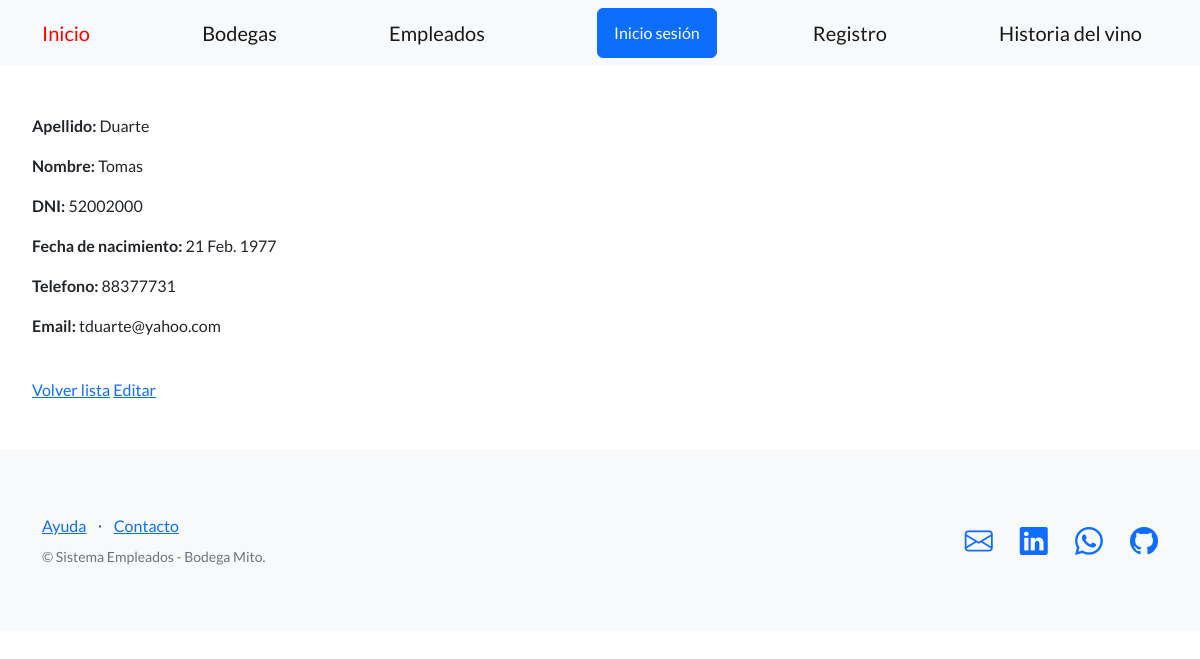
Before: /empleados/empleados/1 with the older database file.
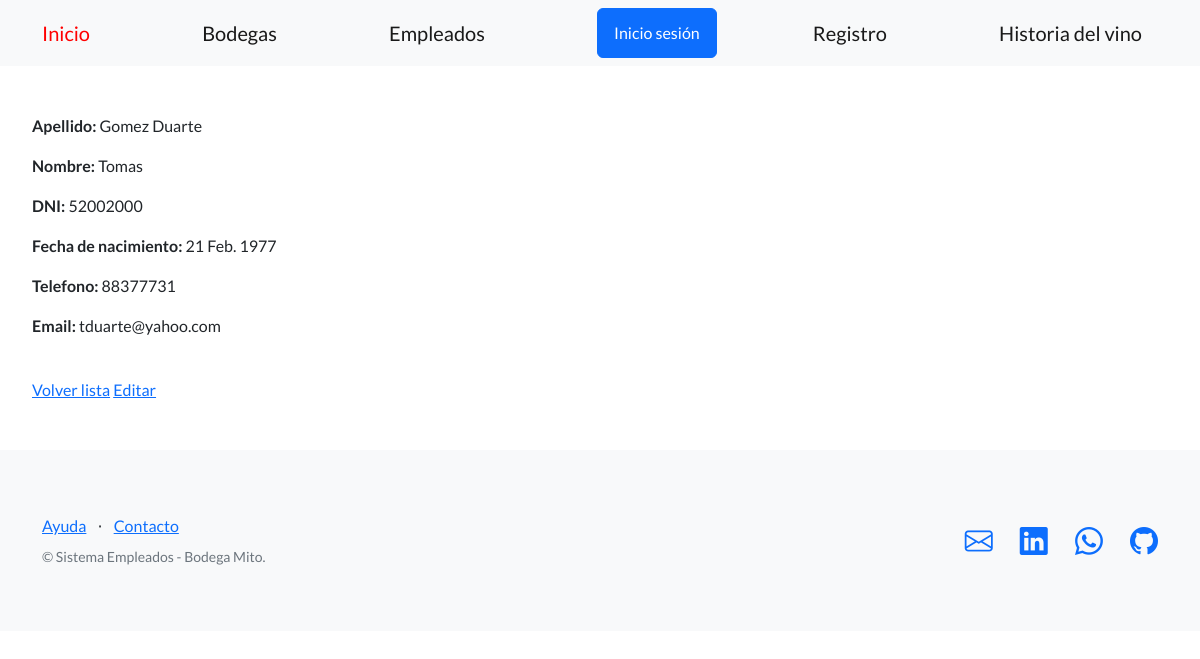
After: the same page with the newer database file.
### control_empleados/models.py (models this page shows, shortened)
class Empleado(models.Model):
    apellido = models.CharField(max_length=256)
    nombre = models.CharField(max_length=256)
    email = models.EmailField(blank=True)
    telefono = models.CharField(max_length=20, blank=True, null=True)
    dni = models.CharField(max_length=32)
    fecha_nacimiento = models.DateField(null=True)

### control_empleados/views.py (the view)
# urls.py: path('empleados/<int:pk>', EmpleadoDetailView.as_view(), name='ver_empleados'),
class EmpleadoDetailView(DetailView):
    model = Empleado
    success_url = reverse_lazy('lista_empleados')

### control_empleados/templates/control_empleados/empleado_detail.html
{% extends "base.html" %}
{% block contenido %}
<p>
 <strong>Apellido:</strong> {{object.apellido}}
</p>
<p>
 <strong>Nombre:</strong> {{object.nombre}}
</p>
<p>
 <strong>DNI:</strong> {{object.dni}}
</p>
<p>
 <strong>Fecha de nacimiento:</strong> {{object.fecha_nacimiento}}
</p>
<p>
 <strong>Telefono:</strong> {{object.telefono}}
</p>
<p>
 <strong>Email:</strong> {{object.email}}
</p>
<br>
<a href="{% url 'lista_empleados' %}">Volver lista</a>
<a href="{% url 'editar_empleado' object.id  %}">Editar</a>
{% endblock contenido %}

Changed rows visible on the page:
changed Empleado "Tomas": apellido "Duarte" → "Gomez Duarte"
